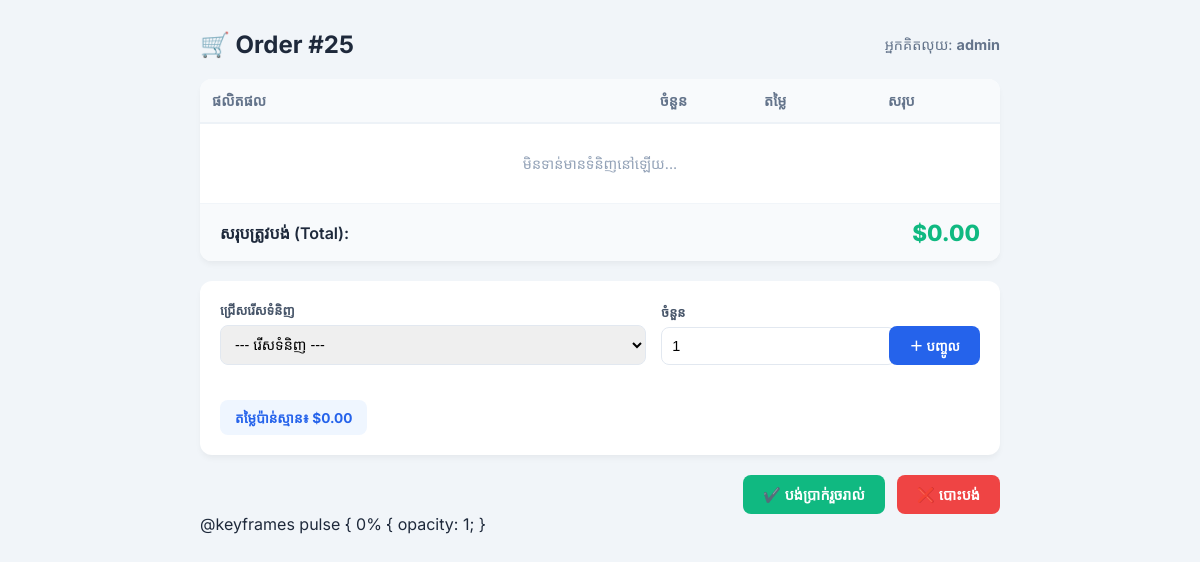
The page /sales/orders/25/items/ (signed in) on the database its author committed.
### sales/models.py (models this page shows, shortened)
class Order(models.Model):
    STATUS_CHOICES = [
        ('open', 'បានបើក'),
        ('paid', 'បានបង់'),
        ('refunded', 'បានសង'),
        ('cancelled', 'បានលុបចោល'),
    ]
    cashier = models.ForeignKey(
        User,
        on_delete=models.SET_NULL,
        null=True,
        related_name='orders',
    )
    status = models.CharField(
        max_length=20,
        choices=STATUS_CHOICES,
        default='open'
    )
    created_at = models.DateTimeField(auto_now_add=True)
    notes = models.TextField(blank=True)
    @property
    def total(self):
        return sum(
            item.subtotal
            for item in self.items.all()
        )
    class Meta:
        ordering = ['-created_at']

### sales/views.py (the view, shortened to what this page needs)
# urls.py: path('orders/<int:pk>/items/', views.add_item, name='add_item'),
@login_required
def add_item(request, pk):
    order = get_object_or_404(Order, pk=pk)
    products = Product.objects.filter(
        is_active=True,
        stock__gt=0
    )
    item_form = OrderItemForm()
    return render(request, 'sales/add_item.html', {
        'order': order,
        'products': products,
        'item_form': item_form,
        'items': order.items.all(),
    })

### sales/forms.py (shortened to what this page needs)
class OrderItemForm(forms.ModelForm):
    class Meta:
        model  = OrderItem
        fields = ['product', 'quantity']

### sales/templates/sales/add_item.html (shortened to what this page needs)
<!doctype html>
<html lang="km">
  <head>
  </head>
  <body>
    <div class="header-section">
      <h1>🛒 Order #{{ order.pk }}</h1>
      <span style="font-size: 0.9rem; color: #64748b"
        >អ្នកគិតលុយ: <strong>{{ order.cashier }}</strong></span
      >
    </div>
    <div class="card">
      <table>
        <thead>
          <tr>
            <th>ផលិតផល</th>
            <th width="80">ចំនួន</th>
            <th width="100">តម្លៃ</th>
            <th width="100">សរុប</th>
          </tr>
        </thead>
        <tbody>
          {% for item in items %}
          <tr>
            <td><strong>{{ item.product.name }}</strong></td>
            <td>{{ item.quantity }}</td>
            <td>${{ item.unit_price }}</td>
            <td><strong>${{ item.subtotal }}</strong></td>
          </tr>
          {% empty %}
          <tr>
            <td
              colspan="4"
              style="text-align: center; color: #94a3b8; padding: 30px"
            >
              មិនទាន់មានទំនិញនៅឡើយ...
            </td>
          </tr>
          {% endfor %}
        </tbody>
      </table>
      <div class="payment-summary">
        <span style="font-weight: 600">សរុបត្រូវបង់ (Total):</span>
        <span class="total-amount" id="final_order_total"
          >${{ order.total|default:"0.00" }}</span
        >
      </div>
    </div>
    <div class="card" style="padding-bottom: 20px">
      <form method="post" id="order-form" class="add-item-form">
        <div class="form-group">
          <label>ជ្រើសរើសទំនិញ</label>
          <select
            name="product"
            id="product_id"
            required
            onchange="calculateLiveTotal()"
          >
            <option value="" data-price="0">--- រើសទំនិញ ---</option>
          </select>
        </div>
        <div class="form-group">
          <label>ចំនួន</label>
          <input
            type="number"
            name="quantity"
            id="quantity"
            value="1"
            min="1"
            required
            oninput="calculateLiveTotal()"
          />
        </div>
        <button type="submit" class="btn-add">＋ បញ្ចូល</button>
      </form>
      <div style="padding: 0 20px">
        <div class="live-preview">
          តម្លៃប៉ាន់ស្មាន៖ $<span id="live_subtotal">0.00</span>
        </div>
      </div>
    </div>
    <div class="footer-actions">
      <form method="POST" style="display: inline">
        <button type="submit" name="mark_paid" class="btn btn-paid">
          ✔️ បង់ប្រាក់រួចរាល់
        </button>
      </form>
      <form
        action="{% url 'cancel_order' order.pk %}"
        method="POST"
        onsubmit="return confirm('លុបចោលការបញ្ជាទិញ?');"
        style="display: inline"
      >
        <button type="submit" class="btn btn-cancel">❌ បោះបង់</button>
      </form>
    </div>
  </body>
</html>

### sales/templates/sales/add_item.html (style rules this page uses)
:root { --primary: #2563eb; --success: #10b981; --danger: #ef4444; --bg: #f1f5f9; --white: #ffffff; }
body { font-family: "Inter", sans-serif; max-width: 800px; margin: 30px auto; background: var(--bg); color: #1e293b; padding: 0 15px; }
.header-section { display: flex; justify-content: space-between; align-items: center; margin-bottom: 20px; }
h1 { font-size: 1.5rem; margin: 0; }
.card { background: var(--white); border-radius: 12px; box-shadow: 0 4px 6px -1px rgba(0, 0, 0, 0.05); overflow: hidden; margin-bottom: 20px; }
table { width: 100%; border-collapse: collapse; font-size: 0.9rem; }
th { background: #f8fafc; padding: 12px; text-align: left; color: #64748b; border-bottom: 2px solid #edf2f7; }
td { padding: 12px; border-bottom: 1px solid #f1f5f9; }
.payment-summary { background: #f8fafc; padding: 15px 20px; display: flex; justify-content: space-between; align-items: center; }
.total-amount { font-size: 1.4rem; font-weight: 800; color: var(--success); }
.add-item-form { padding: 20px; display: grid; grid-template-columns: 2fr 1fr auto; gap: 15px; align-items: end; }
.form-group label { display: block; font-size: 0.8rem; font-weight: 600; margin-bottom: 6px; color: #475569; }
select, input { width: 100%; padding: 10px; border: 1px solid #e2e8f0; border-radius: 8px; outline: none; font-size: 0.9rem; }
.btn-add { background: var(--primary); color: white; border: none; padding: 10px 20px; border-radius: 8px; font-weight: 600; cursor: pointer; transition: 0.2s; }
.live-preview { padding: 8px 15px; background: #eff6ff; color: var(--primary); border-radius: 8px; font-weight: 700; font-size: 0.85rem; margin-top: 15px; display: inline-block; }
.footer-actions { display: flex; gap: 12px; justify-content: flex-end; }
.btn { padding: 10px 20px; border-radius: 8px; font-weight: 700; cursor: pointer; border: none; font-size: 0.9rem; }
.btn-paid { background: var(--success); color: white; }
.btn-cancel { background: var(--danger); color: white; }

### rows shown on the page
Order: pk "25", cashier "admin", total "0.00"
